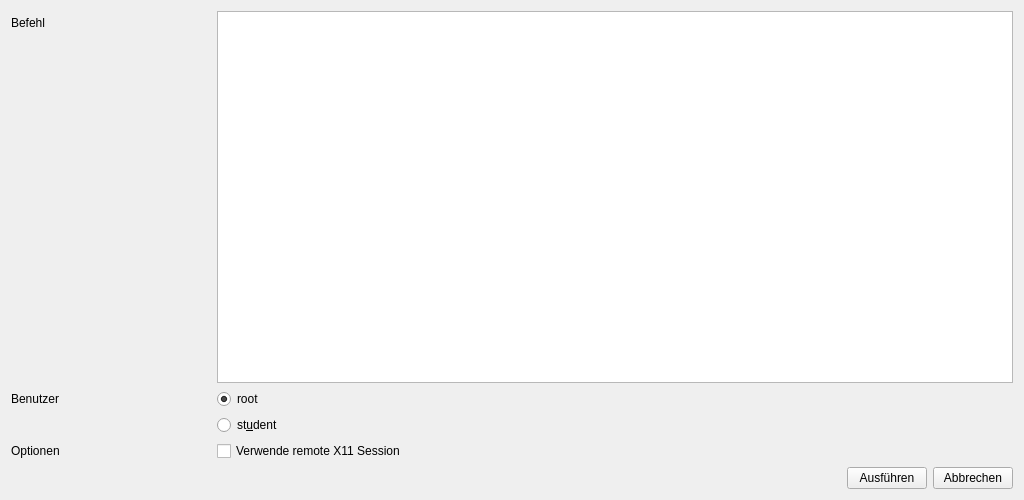
<?xml version="1.0" encoding="UTF-8"?>
<ui version="4.0">
 <class>Form</class>
 <widget class="QWidget" name="Form">
  <property name="geometry">
   <rect>
    <x>0</x>
    <y>0</y>
    <width>1024</width>
    <height>500</height>
   </rect>
  </property>
  <property name="windowTitle">
   <string>Form</string>
  </property>
  <layout class="QFormLayout" name="formLayout">
   <item row="0" column="0">
    <widget class="QLabel" name="label">
     <property name="minimumSize">
      <size>
       <width>200</width>
       <height>0</height>
      </size>
     </property>
     <property name="text">
      <string>Befehl</string>
     </property>
    </widget>
   </item>
   <item row="0" column="1">
    <widget class="QTextEdit" name="teCMD">
     <property name="sizePolicy">
      <sizepolicy hsizetype="Expanding" vsizetype="Expanding">
       <horstretch>0</horstretch>
       <verstretch>1</verstretch>
      </sizepolicy>
     </property>
    </widget>
   </item>
   <item row="2" column="0">
    <widget class="QLabel" name="label_5">
     <property name="minimumSize">
      <size>
       <width>200</width>
       <height>0</height>
      </size>
     </property>
     <property name="text">
      <string>Benutzer</string>
     </property>
    </widget>
   </item>
   <item row="2" column="1">
    <widget class="QRadioButton" name="rbUserRoot">
     <property name="text">
      <string>root</string>
     </property>
     <property name="checked">
      <bool>true</bool>
     </property>
    </widget>
   </item>
   <item row="3" column="1">
    <widget class="QRadioButton" name="rbUserStudent">
     <property name="text">
      <string>st&amp;udent</string>
     </property>
    </widget>
   </item>
   <item row="5" column="0">
    <widget class="QLabel" name="label_2">
     <property name="minimumSize">
      <size>
       <width>200</width>
       <height>0</height>
      </size>
     </property>
     <property name="text">
      <string>Optionen</string>
     </property>
    </widget>
   </item>
   <item row="5" column="1">
    <widget class="QCheckBox" name="cbUseX11">
     <property name="text">
      <string>Verwende remote X11 Session</string>
     </property>
    </widget>
   </item>
   <item row="6" column="1">
    <layout class="QHBoxLayout" name="horizontalLayout_2">
     <item>
      <spacer name="horizontalSpacer">
       <property name="orientation">
        <enum>Qt::Horizontal</enum>
       </property>
       <property name="sizeHint" stdset="0">
        <size>
         <width>40</width>
         <height>20</height>
        </size>
       </property>
      </spacer>
     </item>
     <item>
      <widget class="QPushButton" name="btnCMD">
       <property name="text">
        <string>Ausführen</string>
       </property>
      </widget>
     </item>
     <item>
      <widget class="QPushButton" name="btnCancel">
       <property name="text">
        <string>Abbrechen</string>
       </property>
      </widget>
     </item>
    </layout>
   </item>
  </layout>
 </widget>
 <resources/>
 <connections/>
</ui>
